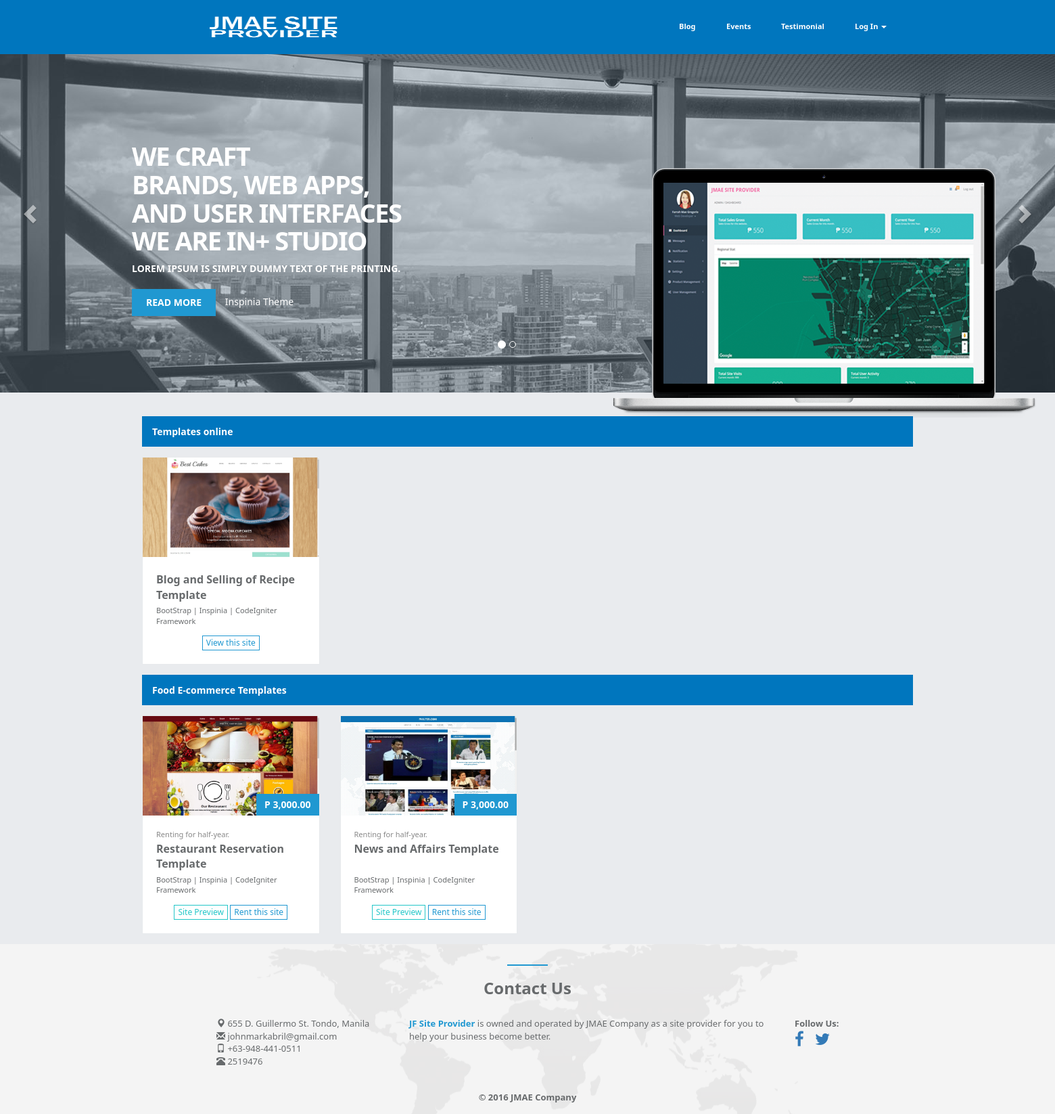
The page / on the database its author committed.
### tables this page shows
CREATE TABLE `templates` (
  `NO` int(11) NOT NULL,
  `TEMPLATENAME` varchar(500) NOT NULL,
  `TEMPLATECATEGORY` varchar(500) NOT NULL,
  `DESCRIPTION` varchar(5000) NOT NULL,
  `LIBRARYUSE` varchar(500) NOT NULL,
  `PRICE` double(8,2) NOT NULL,
  `CURRENTOWNER` varchar(1000) NOT NULL,
  `DATEUPLOADED` varchar(100) NOT NULL,
  `IMAGEURL` varchar(500) NOT NULL,
  `SITEURL` varchar(500) NOT NULL,
  `OWNERTITLEWEBSITE` varchar(100) NOT NULL,
  `DELETION` int(11) NOT NULL,
  `AVAILABILITY` int(11) NOT NULL,
  `AGENTSEE` int(11) NOT NULL
);

### application/views/user/homecontent.php (called while the page is built)
<?php
	$this->load->view('user/homewebsiteonline');
	$this->load->view('user/homewebsiteavailable');
?>

### application/controllers/Template.php (called while the page is built, shortened)
<?php
class Template extends CI_Controller {
	public function __construct()
    {
        $this->curpage = "Home";
        $this->load->model('Templates_model');
    }
	public function index()
	{
		if ( $this->session->userdata('account_type') == "User" || $this->session->userdata('account_type') == "" ) {
			$details = array (
				'get_all_available_templates'		=>	$this->Templates_model->get_all_available_templates(),
				'get_all_rented_templates'			=>	$this->Templates_model->get_all_rented_templates()
			);
			$data['content']	=	$this->load->view('user/homecontent', $details, TRUE);
			$data['curpage']	= 	$this->curpage;
			$this->load->view('template', $data);
		} else {
			redirect('/admin');
		}
	}
}

### index.php (called while the page is built, shortened)
<?php
require_once BASEPATH.'core/CodeIgniter.php';

### application/models/Templates_model.php (called while the page is built, shortened)
<?php
class Templates_model extends CI_Model
{
	public $table			=	"templates";
	public $dbno			=	"NO";
	public $deletion		= 	"DELETION";
	public $availability	=	"AVAILABILITY";
	public function get_all_available_templates()
	{
		$row = $this->db->where($this->deletion, "0")
						->where($this->availability, "1")
						->order_by($this->dbno, "DESC")
						->get($this->table);
		return $row->result();
	}
	public function get_all_rented_templates()
	{
		$row = $this->db->where($this->deletion, "0")
						->where($this->availability, "0")
						->order_by($this->dbno, "ASC")
						->get($this->table);
		return $row->result();
	}
}

### application/views/user/homewebsiteavailable.php (the view)
<div class="padding-top">
    <div class="ibox-content padding-all no-border full-width" style="background-color: #0076BE;">
        <h4 class="no-margin" style="color: #FFFFFF;">Food E-commerce Templates</h4>
    </div>
</div>
<div class="row">
    <?php
        if ( !empty($get_all_available_templates) ) {
            foreach ( $get_all_available_templates as $gaat ) :
    ?>
                <div class="col-md-3 padding-top">
                    <div class="ibox-content product-box">
                        <div>
                            <img src="<?php echo base_url(); ?>public/img/template/<?php echo $gaat->IMAGEURL; ?>" class="img-responsive" />
                        </div>
                        <div class="product-desc">
                            <span class="product-price">
                                P <?php echo number_format($gaat->PRICE, 2, '.', ','); ?>
                            </span>
                            <small class="text-muted">Renting for half-year.</small>
                            <a href="#" class="product-name" style="height:44px"> <?php echo $gaat->TEMPLATENAME; ?></a>
                            <div class="small m-t-xs" style="height: 30px">
                                <?php echo $gaat->LIBRARYUSE; ?>
                            </div>
                            <div class="m-t text-righ text-center">
                                <a href="<?php echo $gaat->SITEURL; ?>" class="btn btn-xs btn-outline btn-info">Site Preview</i> </a>
                                <span><a href="#" class="btn btn-xs btn-outline btn-primary">Rent this site</i> </a> </span>
                            </div>
                        </div>
                    </div>
                </div>
    <?php
            endforeach;
        }
    ?>
</div>

### application/views/user/homewebsiteonline.php
<div class="padding-top">
    <div class="ibox-content padding-all no-border full-width" style="background-color: #0076BE;">
        <h4 class="no-margin" style="color: #FFFFFF;">Templates online</h4>
    </div>
</div>
<div class="row">
    <?php
        if ( !empty($get_all_rented_templates) ) {
            foreach ( $get_all_rented_templates as $gart ) :
    ?>
                <div class="col-md-3 padding-top">
                    <div class="ibox-content product-box">
                        <div>
                            <img src="<?php echo base_url(); ?>public/img/template/<?php echo $gart->IMAGEURL; ?>" class="img-responsive" />
                        </div>
                        <div class="product-desc">
                            <a href="#" class="product-name" style="height:44px">
                            <?php echo $gart->TEMPLATENAME; ?>
                            </a>
                            <div class="small m-t-xs" style="height: 30px">
                                <?php echo $gart->LIBRARYUSE; ?>
                            </div>
                            <div class="m-t text-righ text-center">
                                <a href="#" class="btn btn-xs btn-outline btn-primary">View this site</i> </a>
                            </div>
                        </div>
                    </div>
                </div>
    <?php
            endforeach;
        }
    ?>
</div>

### application/views/template.php (shortened to what this page needs)
<html>
	<head>
		<?php $this->load->view('common/css_files_includes'); ?>
	</head>
	<body>
		<?php
			$this->load->view('common/navtop');
			$this->load->view('common/coverimage');
		?>
		<div class="container margin-top-fifty">
			<?php
				switch ($curpage) {
			    	case 'Home':
			    		echo $content;
			    		break;
				}
			?>
		</div>
		<?php $this->load->view('common/footer_user'); ?>
	</body>
</html>

### application/views/common/css_files_includes.php (shortened to what this page needs)
<link rel="stylesheet" href="<?php echo base_url();?>public/css/bootstrap.min.css"/>
<link rel="stylesheet" href="<?php echo base_url();?>public/css/plugins/toastr/toastr.min.css">
<link rel="stylesheet" href="<?php echo base_url();?>public/css/plugins/hovereffects/hover.css">
<link rel="stylesheet" href="<?php echo base_url();?>public/css/plugins/dropzone/basic.css">
<link rel="stylesheet" href="<?php echo base_url();?>public/css/plugins/dropzone/dropzone.css">
<link rel="stylesheet" href="<?php echo base_url();?>public/css/plugins/iCheck/custom.css">
<link rel="stylesheet" href="<?php echo base_url();?>public/css/plugins/cropper/cropper.min.css">
<link rel="stylesheet" href="<?php echo base_url();?>public/css/plugins/steps/jquery.steps.css">
<link rel="stylesheet" href="<?php echo base_url();?>public/css/plugins/chosen/chosen.css">
<link rel="stylesheet" href="<?php echo base_url();?>public/css/plugins/iCheck/custom.css">
<link rel="stylesheet" href="<?php echo base_url();?>public/css/plugins/morris/morris-0.4.3.min.css">
<link rel="stylesheet" href="<?php echo base_url();?>public/css/plugins/chartist/chartist.min.css">
<link rel="stylesheet" href="<?php echo base_url();?>public/css/plugins/multipleimage/ninja-slider.css">
<link rel="stylesheet" href="<?php echo base_url();?>public/css/plugins/multipleimage/thumbnail-slider.css">
<link rel="stylesheet" href="<?php echo base_url();?>public/css/plugins/owncarousel/owl.carousel.min.css">
<link rel="stylesheet" href="<?php echo base_url();?>public/css/plugins/owncarousel/owl.theme.min.css">
<link rel="stylesheet" href="<?php echo base_url();?>public/css/animate.css">
<link rel="stylesheet" href="<?php echo base_url();?>public/font-awesome/css/font-awesome.css">
<link rel="stylesheet" href="<?php echo base_url();?>public/css/style.css">
<link rel="stylesheet" href="<?php echo base_url();?>public/css/styles.css">

### application/views/common/navtop.php (shortened to what this page needs)
<nav class="nav2 navbar navbar-default no-margin no-border-radius padding-all" style="background-color: #0076BE;font-size: 11px;">
    <div class="container-fluid">
        <div class="col-md-6">
            <div class="text-center">
                <ul class="nav navbar-nav" style="display: inline-block;">
                    <li><a class="no-padding" href="<?php echo base_url();?>">
                    <img class="img-responsive" src="<?php echo base_url(); ?>public/img/logo4.png" style="height: 50px;width:200px; padding: 5px;" /></a></li>
                </ul>
            </div>
        </div>
        <div class="col-md-6">
            <div class="text-center">
                <ul class="nav navbar-nav" style="display: inline-block;">
                    <div class="text-center">
                    <ul class="nav navbar-nav" style="display: inline-block;">
                        <li class="text-center">
                            <a class="hvr-underline-reveal" href="<?php echo base_url();?>blog"><strong>Blog</strong></a>
                        </li>
                        <li class="text-center">
                            <a class="hvr-underline-reveal" class="" href="<?php echo base_url();?>events"><strong>Events</strong></a>
                        </li>
                        <li class="text-center">
                            <a class="hvr-underline-reveal" class="" href="<?php echo base_url();?>testimonial"><strong>Testimonial</strong></a>
                        </li>
                        <?php
                            if( !$this->session->userdata('user_session') ){
                        ?>
                                <li class="dropdown">
                                    <a class="dropdown-toggle hvr-underline-reveal" data-toggle="dropdown">Log In <span class="caret"></span></a>
                                </li>
                        <?php
                            }
                        ?>
                    </ul>
            </div>
        </div>
    </div>
</nav>

### application/views/common/coverimage.php (shortened to what this page needs)
<div class="landing-page">
    <div id="inSlider" class="landing-page carousel carousel-fade" data-ride="carousel">
        <ol class="carousel-indicators">
            <li data-target="#inSlider" data-slide-to="0" class="active"></li>
            <li data-target="#inSlider" data-slide-to="1"></li>
        </ol>
        <div class="carousel-inner" role="listbox">
            <div class="item active">
                <div class="container">
                    <div class="carousel-caption">
                        <h1>We craft<br/>
                            brands, web apps,<br/>
                            and user interfaces<br/>
                            we are IN+ studio</h1>
                        <p>Lorem Ipsum is simply dummy text of the printing.</p>
                        <p>
                            <a class="btn btn-lg btn-primary" href="#" role="button">READ MORE</a>
                            <a class="caption-link" href="#" role="button">Inspinia Theme</a>
                        </p>
                    </div>
                </div>
                <div class="header-back one">
                    <img src="<?php echo base_url();?>public/img/landing/header_one.png" alt="laptop"/>
                </div>
            </div>
        </div>
        <a class="left carousel-control" href="#inSlider" role="button" data-slide="prev">
            <span class="glyphicon glyphicon-chevron-left" aria-hidden="true"></span>
        </a>
        <a class="right carousel-control" href="#inSlider" role="button" data-slide="next">
            <span class="glyphicon glyphicon-chevron-right" aria-hidden="true"></span>
        </a>
    </div>
</div>

### application/views/common/footer_user.php
<div class="landing-page">
    <section id="contact" class="gray-section contact no-margin">
        <div class="container">
            <div class="row m-b-lg">
                <div class="col-lg-12 text-center">
                    <div class="navy-line padding-top"></div>
                    <h2 class="no-margin-bottom text-bold">Contact Us</h2>
                </div>
            </div>
            <div class="row m-b-lg no-margin">
                <div class="col-md-3 col-md-offset-1">
                    <address>
                        <span class="glyphicon glyphicon-map-marker"></span> 655 D. Guillermo St. Tondo, Manila<br/>
                        <span class="glyphicon glyphicon-envelope"></span> johnmarkabril@gmail.com<br/>
                        <span class="glyphicon glyphicon-phone"></span> +63-948-441-0511<br/>
                        <span class="glyphicon glyphicon-phone-alt"></span> 2519476
                    </address>
                </div>
                <div class="col-md-6">
                    <p class="text-color">
                        <strong><span class="navy">JF Site Provider</span></strong> is owned and operated by JMAE Company as a site provider for you to help your business become better.
                    </p>
                </div>
                <div class="col-md-2">
                    <strong>Follow Us: </strong><br/>
                    <h2 class="no-margin"><ul class="list-inline">
                         <li><a href="https://www.facebook.com/jmaesiteprovider/" target="_blank" ><i class="fa fa-facebook"></i></a></li>
                         <li><a href="https://twitter.com/jmaesiteprovide" target="_blank" ><i class="fa fa-twitter"></i></a></li>
                    </ul></h2>
                </div>
            </div>
            <div class="row">
                <div class="col-lg-8 col-lg-offset-2 text-center m-t-lg m-b-lg margin-top-bottom">
                    <strong>&copy; 2016 JMAE Company</strong><br/>
                </div>
            </div>
        </div>
    </section>
</div>

### public/css/styles.css (style rules this page uses)
body { background-color: #E9EBEE; font-family: "Oxygen","Oxygen","Segoe UI","Helvetica Neue",sans-serif; }
.navbar .navbar-nav { display: inline-block; float: none; vertical-align: top; }
.no-margin { margin: 0px; }
.no-margin-bottom { margin-bottom: 0px; }
.margin-top-bottom { margin-top: 15px; margin-bottom: 15px; }
.margin-top-fifty { margin-top: 50px; }
.no-padding { padding: 0px; }
.padding-top { padding-top: 15px; }
.padding-all { padding: 15px; }
.text-bold { font-weight: bolder; }
.text-center { text-align: center; }
.navbar-default .navbar-nav > li > a { color: #FFFFFF; }
.no-border-radius { border-radius:0px; }
.no-border { border: 0px; }
.hvr-underline-reveal { display: inline-block; vertical-align: middle; -webkit-transform: perspective(1px) translateZ(0); transform: perspective(1px) translateZ(0); box-shadow: 0 0 1px transparent; position: relative; overflow: hidden; }
.hvr-underline-reveal:before { content: ""; position: absolute; z-index: -1; left: 0; right: 0; bottom: 0; background: #FFFFFF; height: 4px; -webkit-transform: translateY(4px); transform: translateY(4px); -webkit-transition-property: transform; transition-property: transform; -webkit-transition-duration: 0.2s; transition-duration: 0.2s; -webkit-transition-timing-function: ease-out; transition-timing-function: ease-out; }

### rows shown on the page
templates: IMAGEURL (picture), TEMPLATENAME "Blog and Selling of Recipe Template", LIBRARYUSE "BootStrap | Inspinia | CodeIgniter Framework"
templates: IMAGEURL (picture), PRICE "3,000.00", TEMPLATENAME "Restaurant Reservation Template", LIBRARYUSE "BootStrap | Inspinia | CodeIgniter Framework"
templates: IMAGEURL (picture), PRICE "3,000.00", TEMPLATENAME "News and Affairs Template", LIBRARYUSE "BootStrap | Inspinia | CodeIgniter Framework"
